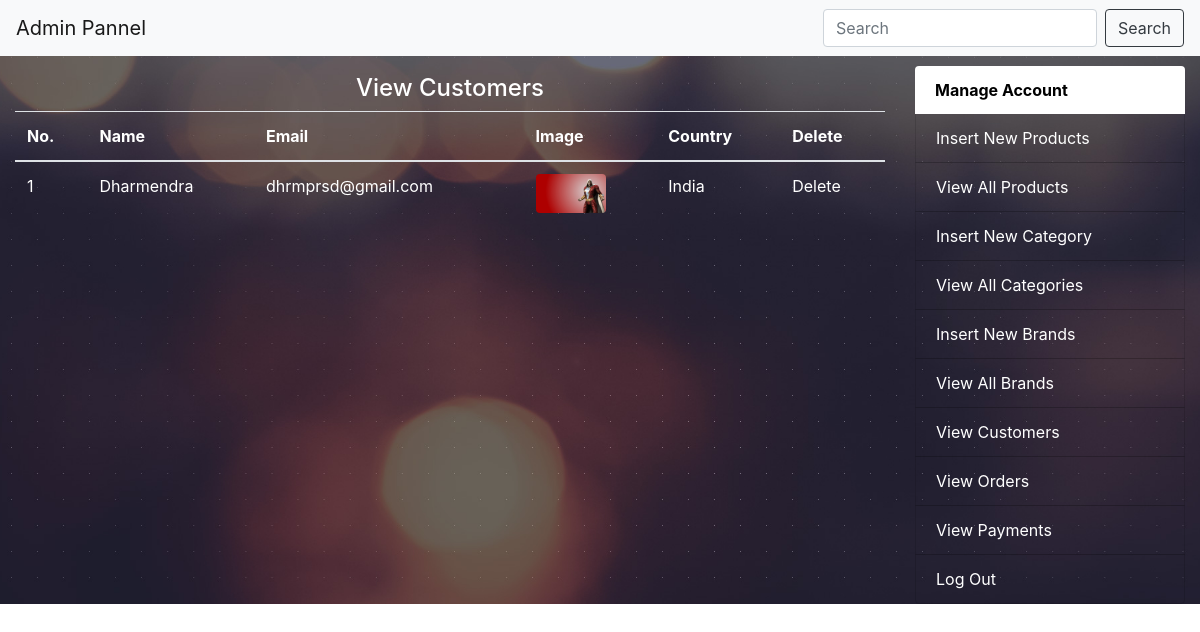
Page /admin_area/index.php?view_customers (signed in) on the committed database.
### tables this page shows
CREATE TABLE `customers` (
  `customer_id` int(10) NOT NULL,
  `customer_name` varchar(100) NOT NULL,
  `customer_email` varchar(100) NOT NULL,
  `customer_password` varchar(100) NOT NULL,
  `customer_country` text NOT NULL,
  `customer_city` text NOT NULL,
  `customer_contact` int(20) NOT NULL,
  `customer_address` text NOT NULL,
  `customer_image` text NOT NULL,
  `customer_ip` varchar(100) NOT NULL
);

### admin_area/view_customers.php (the view, shortened to what this page needs)
<?php
include("includes/db.php");
?>
<!DOCTYPE html>
<html>
<head>
    <link rel="stylesheet" href="https://maxcdn.bootstrapcdn.com/bootstrap/4.1.3/css/bootstrap.min.css">
</head>
<body>
  <h4 class="text-center">View Customers</h4>
    <table class="table">
      <thead>
        <tr>
          <th>No.</th>
          <th>Name</th>
          <th>Email</th>
          <th>Image</th>
          <th>Country</th>
          <th>Delete</th>
        </tr>
      </thead>
      <tbody>
      <?php
      $get_c = "SELECT * FROM customers ";
      $run_c = mysqli_query($con,$get_c);
      $i=0;
      while ($row_c = mysqli_fetch_array($run_c)) {
          $c_name = $row_c['customer_name'];
          $c_id = $row_c['customer_id'];
          $c_email = $row_c['customer_email'];
          $c_image = $row_c['customer_image'];
          $c_country = $row_c['customer_country'];
          $i++;
      ?>
        <tr>
          <td><?php echo $i; ?></td>
          <td><?php echo $c_name; ?></td>
          <td><?php echo $c_email; ?></td>
          <td><img style="width: 70px;" class="rounded" src="../customer/customer_photos/<?php echo $c_image; ?>"</td>
          <td><?php echo $c_country; ?></td>
          <td><a href="index.php?delete_c=<?php echo $c_id; ?>" class="edit_delete" style="text-decoration: none;color: #fff;">Delete</a></td>
        </tr>
        <?php } ?>
      </tbody>
    </table>
</body>
</html>

### styles/style.css (style rules this page uses)
body { background-color: #000; }

### admin_area/index.php (style rules this page uses)
body { background: linear-gradient(to top left, #660033 -1%, #ff9999 104%); font-family: 'Maven Pro', sans-serif; }
body { background-image: url("header-background.jpg"); background-repeat:no-repeat; background-position:center; background-size:cover; }

### rows in the picture
customers: customer_name "Dharmendra", customer_email "dhrmprsd@gmail.com", customer_image (picture), customer_country "India"
